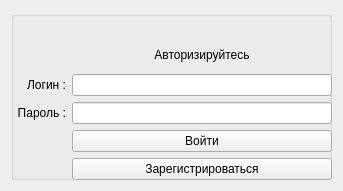
<?xml version="1.0" encoding="UTF-8"?>
<ui version="4.0">
 <class>AuthForm</class>
 <widget class="QWidget" name="AuthForm">
  <property name="geometry">
   <rect>
    <x>0</x>
    <y>0</y>
    <width>343</width>
    <height>191</height>
   </rect>
  </property>
  <property name="windowTitle">
   <string>Form</string>
  </property>
  <layout class="QGridLayout" name="gridLayout">
   <item row="0" column="0" rowspan="6" colspan="3">
    <widget class="QGroupBox" name="groupBox">
     <property name="title">
      <string/>
     </property>
    </widget>
   </item>
   <item row="1" column="2">
    <widget class="QLabel" name="label_Auth">
     <property name="text">
      <string>&lt;html&gt;&lt;head/&gt;&lt;body&gt;&lt;p align=&quot;center&quot;&gt;Авторизируйтесь&lt;/p&gt;&lt;/body&gt;&lt;/html&gt;</string>
     </property>
    </widget>
   </item>
   <item row="2" column="1">
    <widget class="QLabel" name="label_Login">
     <property name="text">
      <string>&lt;html&gt;&lt;head/&gt;&lt;body&gt;&lt;p align=&quot;right&quot;&gt;Логин :&lt;/p&gt;&lt;/body&gt;&lt;/html&gt;</string>
     </property>
    </widget>
   </item>
   <item row="2" column="2">
    <widget class="QLineEdit" name="lineEdit_Login"/>
   </item>
   <item row="3" column="1">
    <widget class="QLabel" name="label">
     <property name="text">
      <string>&lt;html&gt;&lt;head/&gt;&lt;body&gt;&lt;p align=&quot;right&quot;&gt;Пароль :&lt;/p&gt;&lt;/body&gt;&lt;/html&gt;</string>
     </property>
    </widget>
   </item>
   <item row="3" column="2">
    <widget class="QLineEdit" name="lineEdit_Pass">
     <property name="echoMode">
      <enum>QLineEdit::Password</enum>
     </property>
    </widget>
   </item>
   <item row="4" column="2">
    <widget class="QPushButton" name="pushButton_Log">
     <property name="text">
      <string>Войти</string>
     </property>
    </widget>
   </item>
   <item row="5" column="2">
    <widget class="QPushButton" name="pushButton_Reg">
     <property name="text">
      <string>Зарегистрироваться</string>
     </property>
    </widget>
   </item>
  </layout>
 </widget>
 <resources/>
 <connections/>
</ui>
